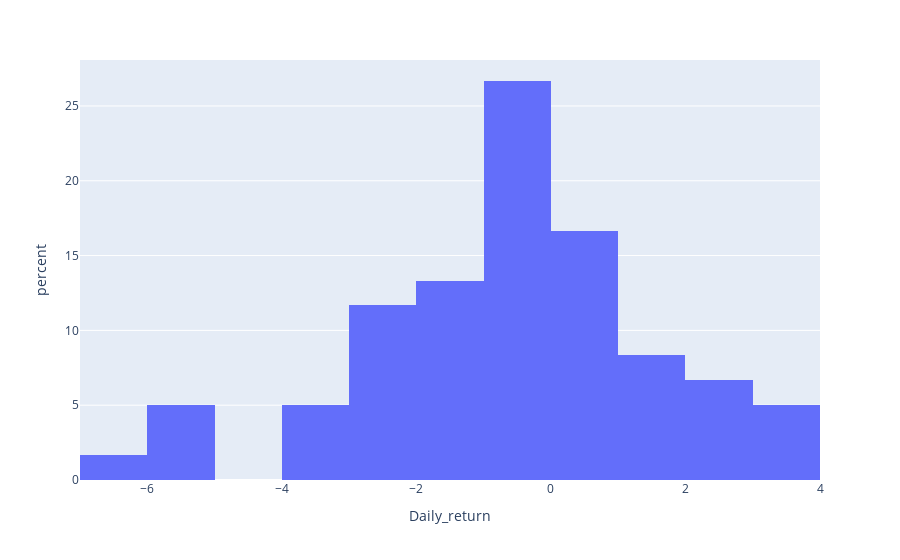

Notebook code cell kept with this figure:
### Code cell
dfig = go.Figure()
px.histogram(df.head(60), x="Daily_return",histnorm='percent')

### Figure 1 — Plotly figure (JSON) as saved in the notebook; plotly's stock layout.template omitted (floating-point values rounded to 4 significant figures)
{"data": [{"alignmentgroup": "True", "bingroup": "x", "histnorm": "percent", "hovertemplate": "Daily_return=%{x}<br>percent=%{y}<extra></extra>", "legendgroup": "", "marker": {"color": "#636efa"}, "name": "", "offsetgroup": "", "orientation": "v", "showlegend": false, "type": "histogram", "x": [-2.442, -5.55, -5.53, -2.561, -1.126, -0.1266, 2.662, -1.975, 3.652, 1.094, -2.764, 1.112, 2.2, -0.4785, 1.322, -1.305, 0.8413, 0.5959, 0, -1.659, -0.6024, -0.6061, -1.463, -0.8663, -1.248, -0.3793, -0.1269, -0.1271, 2.926, 2.101, 1.695, -0.119, -3.933, -1.117, 0.6274, -0.1247, 0.2497, -2.117, -0.8906, -0.2567, 0.9009, -0.3827, 3.329, -0.1239, -0.2481, -2.363, -0.3822, 0, 1.79, -3.015, 0.2591, 0.5168, -1.285, -6.25, -2.778, 3.714, -3.581, 0, -2.857, -5.294], "xaxis": "x", "yaxis": "y"}], "layout": {"barmode": "relative", "legend": {"tracegroupgap": 0}, "margin": {"t": 60}, "xaxis": {"anchor": "y", "domain": [0, 1], "title": {"text": "Daily_return"}}, "yaxis": {"anchor": "x", "domain": [0, 1], "title": {"text": "percent"}}}}
